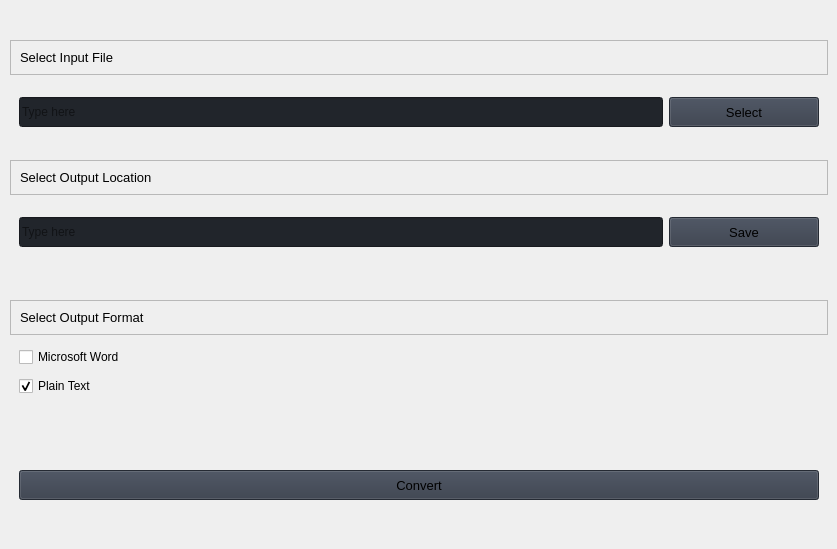
                     <widget class="QWidget" name="ocr_pdf_page">
                      <widget class="QFrame" name="frame_div_content_10">
                       <property name="geometry">
                        <rect>
                         <x>10</x>
                         <y>40</y>
                         <width>818</width>
                         <height>110</height>
                        </rect>
                       </property>
                       <property name="minimumSize">
                        <size>
                         <width>0</width>
                         <height>110</height>
                        </size>
                       </property>
                       <property name="maximumSize">
                        <size>
                         <width>16777215</width>
                         <height>110</height>
                        </size>
                       </property>
                       <property name="frameShape">
                        <enum>QFrame::NoFrame</enum>
                       </property>
                       <property name="frameShadow">
                        <enum>QFrame::Raised</enum>
                       </property>
                       <layout class="QVBoxLayout" name="verticalLayout_35">
                        <property name="spacing">
                         <number>0</number>
                        </property>
                        <property name="leftMargin">
                         <number>0</number>
                        </property>
                        <property name="topMargin">
                         <number>0</number>
                        </property>
                        <property name="rightMargin">
                         <number>0</number>
                        </property>
                        <property name="bottomMargin">
                         <number>0</number>
                        </property>
                        <item>
                         <widget class="QFrame" name="frame_title_wid_8">
                          <property name="maximumSize">
                           <size>
                            <width>16777215</width>
                            <height>35</height>
                           </size>
                          </property>
                          <property name="frameShape">
                           <enum>QFrame::StyledPanel</enum>
                          </property>
                          <property name="frameShadow">
                           <enum>QFrame::Raised</enum>
                          </property>
                          <layout class="QVBoxLayout" name="verticalLayout_36">
                           <item>
                            <widget class="QLabel" name="labelBoxBlenderInstalation_8">
                             <property name="font">
                              <font>
                               <pointsize>10</pointsize>
                               <italic>false</italic>
                               <bold>false</bold>
                              </font>
                             </property>
                             <property name="styleSheet">
                              <string notr="true"/>
                             </property>
                             <property name="text">
                              <string>Select Input File</string>
                             </property>
                            </widget>
                           </item>
                          </layout>
                         </widget>
                        </item>
                        <item>
                         <widget class="QFrame" name="frame_content_wid_10">
                          <property name="frameShape">
                           <enum>QFrame::NoFrame</enum>
                          </property>
                          <property name="frameShadow">
                           <enum>QFrame::Raised</enum>
                          </property>
                          <layout class="QHBoxLayout" name="horizontalLayout_20">
                           <item>
                            <layout class="QGridLayout" name="gridLayout_12">
                             <property name="bottomMargin">
                              <number>0</number>
                             </property>
                             <item row="0" column="0">
                              <widget class="QLineEdit" name="ocr_pdf_input_file_txt">
                               <property name="enabled">
                                <bool>false</bool>
                               </property>
                               <property name="minimumSize">
                                <size>
                                 <width>0</width>
                                 <height>30</height>
                                </size>
                               </property>
                               <property name="styleSheet">
                                <string notr="true">background-color: rgb(33, 37, 43);</string>
                               </property>
                               <property name="text">
                                <string/>
                               </property>
                               <property name="placeholderText">
                                <string>Type here</string>
                               </property>
                              </widget>
                             </item>
                             <item row="0" column="1">
                              <widget class="QPushButton" name="ocr_pdf_select_input_file_btn">
                               <property name="minimumSize">
                                <size>
                                 <width>150</width>
                                 <height>30</height>
                                </size>
                               </property>
                               <property name="font">
                                <font>
                                 <pointsize>10</pointsize>
                                 <italic>false</italic>
                                 <bold>false</bold>
                                </font>
                               </property>
                               <property name="cursor">
                                <cursorShape>PointingHandCursor</cursorShape>
                               </property>
                               <property name="styleSheet">
                                <string notr="true">background-color: rgb(52, 59, 72);</string>
                               </property>
                               <property name="text">
                                <string>Select</string>
                               </property>
                               <property name="icon">
                                <iconset resource="resources.qrc">
                                 <normaloff>:/icons/images/icons/cil-folder-open.png</normaloff>:/icons/images/icons/cil-folder-open.png</iconset>
                               </property>
                              </widget>
                             </item>
                            </layout>
                           </item>
                          </layout>
                         </widget>
                        </item>
                       </layout>
                      </widget>
                      <widget class="QFrame" name="frame_div_content_11">
                       <property name="geometry">
                        <rect>
                         <x>10</x>
                         <y>430</y>
                         <width>818</width>
                         <height>110</height>
                        </rect>
                       </property>
                       <property name="minimumSize">
                        <size>
                         <width>0</width>
                         <height>110</height>
                        </size>
                       </property>
                       <property name="maximumSize">
                        <size>
                         <width>16777215</width>
                         <height>110</height>
                        </size>
                       </property>
                       <property name="frameShape">
                        <enum>QFrame::NoFrame</enum>
                       </property>
                       <property name="frameShadow">
                        <enum>QFrame::Raised</enum>
                       </property>
                       <layout class="QVBoxLayout" name="verticalLayout_37">
                        <property name="spacing">
                         <number>0</number>
                        </property>
                        <property name="leftMargin">
                         <number>0</number>
                        </property>
                        <property name="topMargin">
                         <number>0</number>
                        </property>
                        <property name="rightMargin">
                         <number>0</number>
                        </property>
                        <property name="bottomMargin">
                         <number>0</number>
                        </property>
                        <item>
                         <widget class="QFrame" name="frame_content_wid_11">
                          <property name="frameShape">
                           <enum>QFrame::NoFrame</enum>
                          </property>
                          <property name="frameShadow">
                           <enum>QFrame::Raised</enum>
                          </property>
                          <layout class="QHBoxLayout" name="horizontalLayout_21">
                           <item>
                            <layout class="QGridLayout" name="gridLayout_13">
                             <property name="bottomMargin">
                              <number>0</number>
                             </property>
                             <item row="0" column="0">
                              <widget class="QPushButton" name="ocr_pdf_convert_btn">
                               <property name="minimumSize">
                                <size>
                                 <width>150</width>
                                 <height>30</height>
                                </size>
                               </property>
                               <property name="font">
                                <font>
                                 <pointsize>10</pointsize>
                                 <italic>false</italic>
                                 <bold>false</bold>
                                </font>
                               </property>
                               <property name="cursor">
                                <cursorShape>PointingHandCursor</cursorShape>
                               </property>
                               <property name="styleSheet">
                                <string notr="true">background-color: rgb(52, 59, 72);</string>
                               </property>
                               <property name="text">
                                <string>Convert</string>
                               </property>
                              </widget>
                             </item>
                            </layout>
                           </item>
                          </layout>
                         </widget>
                        </item>
                       </layout>
                      </widget>
                      <widget class="QFrame" name="row4_4">
                       <property name="geometry">
                        <rect>
                         <x>10</x>
                         <y>300</y>
                         <width>818</width>
                         <height>110</height>
                        </rect>
                       </property>
                       <property name="minimumSize">
                        <size>
                         <width>0</width>
                         <height>110</height>
                        </size>
                       </property>
                       <property name="maximumSize">
                        <size>
                         <width>16777215</width>
                         <height>110</height>
                        </size>
                       </property>
                       <property name="frameShape">
                        <enum>QFrame::NoFrame</enum>
                       </property>
                       <property name="frameShadow">
                        <enum>QFrame::Raised</enum>
                       </property>
                       <layout class="QVBoxLayout" name="verticalLayout_52">
                        <property name="spacing">
                         <number>0</number>
                        </property>
                        <property name="leftMargin">
                         <number>0</number>
                        </property>
                        <property name="topMargin">
                         <number>0</number>
                        </property>
                        <property name="rightMargin">
                         <number>0</number>
                        </property>
                        <property name="bottomMargin">
                         <number>0</number>
                        </property>
                        <item>
                         <widget class="QFrame" name="frame_title_wid_16">
                          <property name="maximumSize">
                           <size>
                            <width>16777215</width>
                            <height>35</height>
                           </size>
                          </property>
                          <property name="frameShape">
                           <enum>QFrame::StyledPanel</enum>
                          </property>
                          <property name="frameShadow">
                           <enum>QFrame::Raised</enum>
                          </property>
                          <layout class="QVBoxLayout" name="verticalLayout_53">
                           <item>
                            <widget class="QLabel" name="labelBoxBlenderInstalation_16">
                             <property name="font">
                              <font>
                               <pointsize>10</pointsize>
                               <italic>false</italic>
                               <bold>false</bold>
                              </font>
                             </property>
                             <property name="styleSheet">
                              <string notr="true"/>
                             </property>
                             <property name="text">
                              <string>Select Output Format</string>
                             </property>
                            </widget>
                           </item>
                          </layout>
                         </widget>
                        </item>
                        <item>
                         <widget class="QFrame" name="frame_content_wid_18">
                          <property name="frameShape">
                           <enum>QFrame::NoFrame</enum>
                          </property>
                          <property name="frameShadow">
                           <enum>QFrame::Raised</enum>
                          </property>
                          <layout class="QHBoxLayout" name="horizontalLayout_28">
                           <item>
                            <layout class="QGridLayout" name="gridLayout_20">
                             <property name="bottomMargin">
                              <number>0</number>
                             </property>
                             <item row="0" column="0">
                              <widget class="QCheckBox" name="ocr_pdf_msword_chk">
                               <property name="autoFillBackground">
                                <bool>false</bool>
                               </property>
                               <property name="styleSheet">
                                <string notr="true"/>
                               </property>
                               <property name="text">
                                <string>Microsoft Word</string>
                               </property>
                              </widget>
                             </item>
                             <item row="1" column="0">
                              <widget class="QCheckBox" name="ocr_pdf_plain_text_chk">
                               <property name="autoFillBackground">
                                <bool>false</bool>
                               </property>
                               <property name="styleSheet">
                                <string notr="true"/>
                               </property>
                               <property name="text">
                                <string>Plain Text</string>
                               </property>
                               <property name="checked">
                                <bool>true</bool>
                               </property>
                              </widget>
                             </item>
                            </layout>
                           </item>
                          </layout>
                         </widget>
                        </item>
                       </layout>
                      </widget>
                      <widget class="QFrame" name="frame_div_content_12">
                       <property name="geometry">
                        <rect>
                         <x>10</x>
                         <y>160</y>
                         <width>818</width>
                         <height>110</height>
                        </rect>
                       </property>
                       <property name="minimumSize">
                        <size>
                         <width>0</width>
                         <height>110</height>
                        </size>
                       </property>
                       <property name="maximumSize">
                        <size>
                         <width>16777215</width>
                         <height>110</height>
                        </size>
                       </property>
                       <property name="frameShape">
                        <enum>QFrame::NoFrame</enum>
                       </property>
                       <property name="frameShadow">
                        <enum>QFrame::Raised</enum>
                       </property>
                       <layout class="QVBoxLayout" name="verticalLayout_38">
                        <property name="spacing">
                         <number>0</number>
                        </property>
                        <property name="leftMargin">
                         <number>0</number>
                        </property>
                        <property name="topMargin">
                         <number>0</number>
                        </property>
                        <property name="rightMargin">
                         <number>0</number>
                        </property>
                        <property name="bottomMargin">
                         <number>0</number>
                        </property>
                        <item>
                         <widget class="QFrame" name="frame_title_wid_9">
                          <property name="maximumSize">
                           <size>
                            <width>16777215</width>
                            <height>35</height>
                           </size>
                          </property>
                          <property name="frameShape">
                           <enum>QFrame::StyledPanel</enum>
                          </property>
                          <property name="frameShadow">
                           <enum>QFrame::Raised</enum>
                          </property>
                          <layout class="QVBoxLayout" name="verticalLayout_48">
                           <item>
                            <widget class="QLabel" name="labelBoxBlenderInstalation_9">
                             <property name="font">
                              <font>
                               <pointsize>10</pointsize>
                               <italic>false</italic>
                               <bold>false</bold>
                              </font>
                             </property>
                             <property name="styleSheet">
                              <string notr="true"/>
                             </property>
                             <property name="text">
                              <string>Select Output Location</string>
                             </property>
                            </widget>
                           </item>
                          </layout>
                         </widget>
                        </item>
                        <item>
                         <widget class="QFrame" name="frame_content_wid_16">
                          <property name="frameShape">
                           <enum>QFrame::NoFrame</enum>
                          </property>
                          <property name="frameShadow">
                           <enum>QFrame::Raised</enum>
                          </property>
                          <layout class="QHBoxLayout" name="horizontalLayout_26">
                           <item>
                            <layout class="QGridLayout" name="gridLayout_18">
                             <property name="bottomMargin">
                              <number>0</number>
                             </property>
                             <item row="0" column="1">
                              <widget class="QPushButton" name="ocr_pdf_select_output_folder_btn">
                               <property name="minimumSize">
                                <size>
                                 <width>150</width>
                                 <height>30</height>
                                </size>
                               </property>
                               <property name="font">
                                <font>
                                 <pointsize>10</pointsize>
                                 <italic>false</italic>
                                 <bold>false</bold>
                                </font>
                               </property>
                               <property name="cursor">
                                <cursorShape>PointingHandCursor</cursorShape>
                               </property>
                               <property name="styleSheet">
                                <string notr="true">background-color: rgb(52, 59, 72);</string>
                               </property>
                               <property name="text">
                                <string>Save</string>
                               </property>
                               <property name="icon">
                                <iconset resource="resources.qrc">
                                 <normaloff>:/icons/images/icons/cil-folder-open.png</normaloff>:/icons/images/icons/cil-folder-open.png</iconset>
                               </property>
                              </widget>
                             </item>
                             <item row="0" column="0">
                              <widget class="QLineEdit" name="ocr_pdf_output_folder_txt">
                               <property name="enabled">
                                <bool>false</bool>
                               </property>
                               <property name="minimumSize">
                                <size>
                                 <width>0</width>
                                 <height>30</height>
                                </size>
                               </property>
                               <property name="styleSheet">
                                <string notr="true">background-color: rgb(33, 37, 43);</string>
                               </property>
                               <property name="text">
                                <string/>
                               </property>
                               <property name="placeholderText">
                                <string>Type here</string>
                               </property>
                              </widget>
                             </item>
                            </layout>
                           </item>
                          </layout>
                         </widget>
                        </item>
                       </layout>
                      </widget>
                     </widget>
